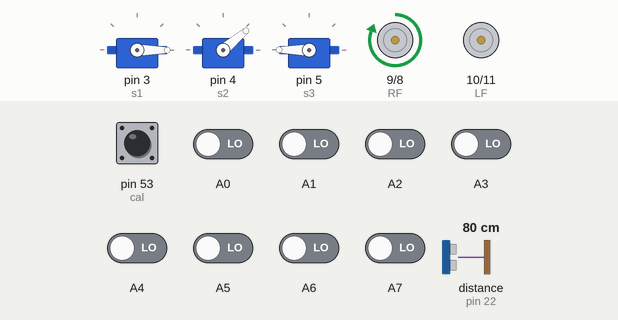
A sketch run on a simulated Arduino Mega 2560, built with avr-gcc and run on an emulated ATmega2560. Shown: 3 × servo, motor-driver pin pairs drawn as motors (green arrow = first pin HIGH = forward, orange = second pin HIGH = backward, longer = more drive). Inputs (shaded band) come from the test bench; at power-on: pin 53 (cal) HIGH, A0–7 LOW, distance to the obstacle (sensor on pin 22) 80 cm. The echo pulse lasts 58.3 µs per cm.

Above: at 16.4 s.
16.5 s: distance to the obstacle (sensor on pin 22) set to 7 cm
At 16.62 s:
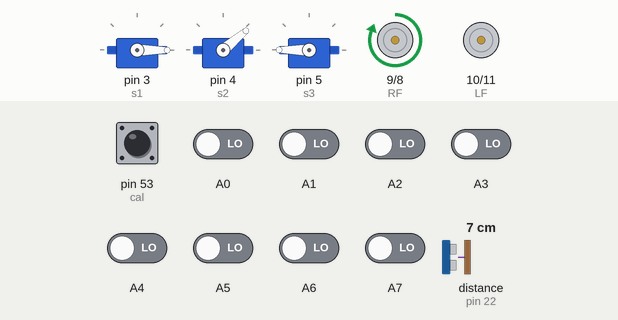
19.5 s: distance to the obstacle (sensor on pin 22) set to 4 cm
At 19.8 s:
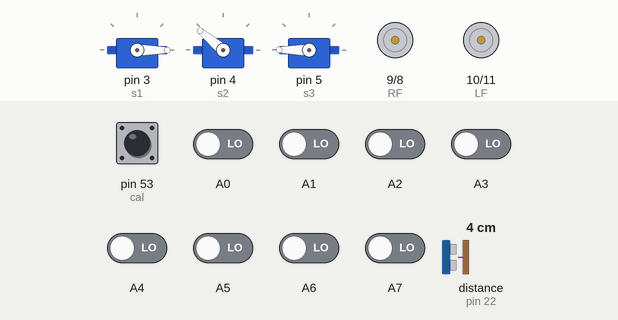
22.5 s: A1 driven HIGH
At 22.66 s:
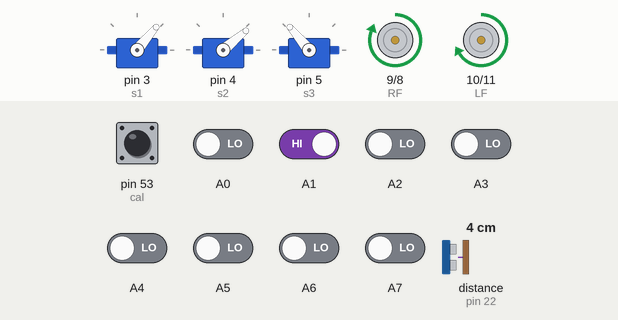
25.5 s: A6 driven HIGH
At 26.0 s:
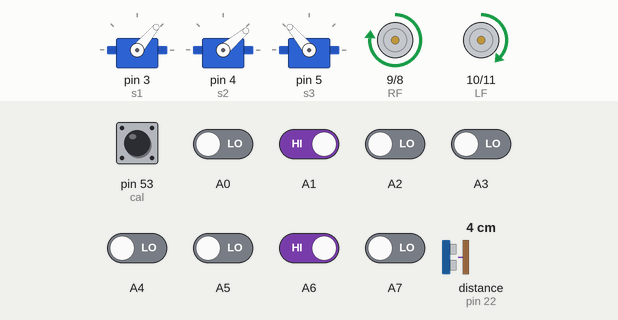
27.0 s: A4 driven HIGH
At 27.89 s:
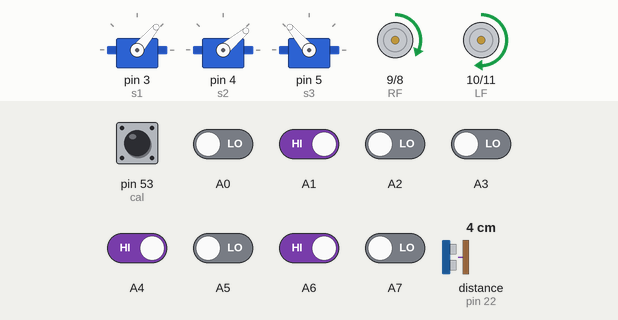
30.0 s: A0 driven HIGH
Timing chart, 0 to 34.0 s (numbered marks = the images above; inputs shaded):
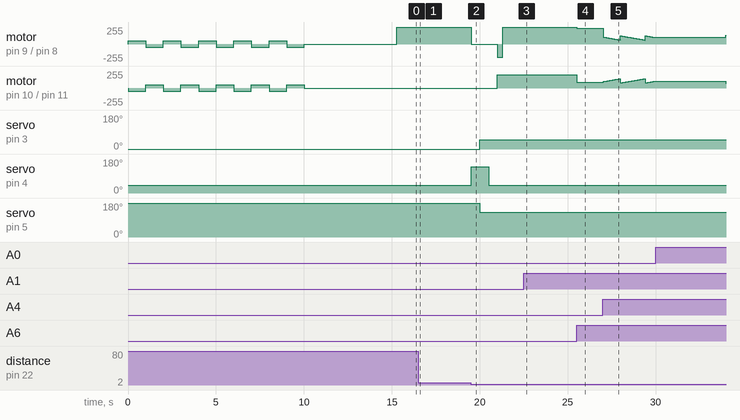

The sketch:

IESL_ROBOGAMES.ino
```cpp
#include <QTRSensors.h>
#include <Servo.h>

Servo s1, s2, s3;

int const RB = 8;
int const RF = 9;
int const LB = 11;
int const LF = 10;
int const cal = 53;

int x = 0;

byte const trigPin = 24;
byte const echoPin = 22;

byte clr = 0;

int lastError = 0;
int error = 0;
//kp 0.02 kd 0.5 max 150 def 80
//kp 0.02 kd 0.7 max 220 def 110
int MAXsp = 255;
long junkdelay = 0;

unsigned int DEFAULTsp = 100;

int integral = 0;
#define KP 0.05
float KD = 0.7;
#define KI 0.001
#define NUM_SENSORS   8     // number of sensors used tharuindu paka
#define TIMEOUT       2500  // waits for 2500 microseconds for sensor outputs to go low
#define EMITTER_PIN   QTR_NO_EMITTER_PIN     // emitter is controlled by digital pin 2 ta ukanda
QTRSensorsRC qtrrc((unsigned char[]) {
  A0, A1, A2, A3, A4, A5, A6, A7
}, NUM_SENSORS, TIMEOUT, QTR_NO_EMITTER_PIN);
unsigned int sensorValues[NUM_SENSORS];


void go(int leftSpeed, int rightSpeed, int MAX = MAXsp);
void line_follow(unsigned int DEFAULT_SPEED = DEFAULTsp, unsigned int MAX = MAXsp);


void setup() {

  s1.attach(3);
  s2.attach(4);
  s3.attach(5);
  s1.write(0);
  s2.write(40);
  s3.write(180);

  pinMode(LF, OUTPUT);
  pinMode(RF, OUTPUT);
  pinMode(LB, OUTPUT);
  pinMode(RB, OUTPUT);
  pinMode(cal, INPUT_PULLUP);
  pinMode(trigPin, OUTPUT);
  pinMode(echoPin, INPUT);
  Serial.begin(9600);
  Calibrate() ;

  while (digitalRead(cal) == 0) {
  }
  delay(200);
  go(0, 0);
  delay(40);
}

void loop() {
  if ((sensorValues[0]) > 700 && (sensorValues[7]) > 700) {
    clr = 1;//black line
  }
  if ((sensorValues[0]) < 700 && (sensorValues[7]) < 700) {
    clr = 0;
  }
  if (D(0) == 1 && D(1) == 1 && D(2) == 1 &&  D(7) == 0) {
    go(-100, 100);
    delay(40);
  }
  if (D(7) == 1 && D(6) == 1 && D(5) == 1 &&  D(0) == 0) {
    go(100, -100);
    if (clr == 0) {
      delay(200);
    } else {
      delay(40);
    }
  }
  if (clr == 0 && dis() < 5 && x == 0) {
    go(0, 0);
    box();
    go(200, -200);
    delay(300);
    x = 1;
  }
  if (clr == 1 && x == 1) {
    if (D(0) == 1 && D(1) == 1 && D(2) == 1 &&  D(3) == 1 && D(4) == 1 && D(5) == 1 &&  D(6) == 6 && D(7) == 1)
      go(0, 0);
      delay(1000);
  }
  line_follow();
}
```

Calibrate.ino
```cpp
void Calibrate() {

  int k = 0;

  for (int i = 0; i < 400; i++)
  {
    k = i / 40;
    if (k % 2 == 0) {
      go(-50, 50);
      qtrrc.calibrate();
    }
    else {
      go(50, -50);
      qtrrc.calibrate();
    }
  }
  go(0, 0);
  delay(5000);
}
```

Digital_Inputs.ino
```cpp
int D(byte n) {
  if (clr == 0) {
    if ((sensorValues[n]) > 700) {
      return 1;
    }
    else {
      return 0;
    }
  }
  if (clr == 1) {
    if ((sensorValues[n]) > 700) {
      return 0;
    }
    else {
      return 1;
    }
  }
}

byte dSum() {
  int sum = 0;
  for (unsigned char i = 0; i < NUM_SENSORS; i++)
  {
    sum += D(i);
  }
  return sum;
}
```

Distance.ino
```cpp
long dis(){
  long duration, distance;
  digitalWrite(trigPin, LOW);
  delayMicroseconds(2);
  digitalWrite(trigPin, HIGH);
  delayMicroseconds(10);
  digitalWrite(trigPin, LOW);
  duration = pulseIn(echoPin, HIGH,2000);
  if (duration==0){
    duration = 2000;
  }
  distance = (duration/2) / 29.1;
  return distance;
}
```

Drive.ino
```cpp
void go(int leftSpeed, int rightSpeed, int MAX) {
//  if (leftSpeed == 0 && rightSpeed == 0) {
//    lineCount = 0;
//    MAXsp = 150;
//    DEFAULTsp = 80;
//    KD = 0.5;
//
//  }

  if (leftSpeed >= 0 && rightSpeed >= 0) {
    if (leftSpeed > MAX) {
      leftSpeed = MAX;
    }
    if (rightSpeed > MAX) {
      rightSpeed = MAX;
    }
    analogWrite(LF, leftSpeed);
    analogWrite(RF, rightSpeed);
    analogWrite(LB, 0);
    analogWrite(RB, 0);
  }
  else if (leftSpeed >= 0 && rightSpeed <= 0) {
    if (leftSpeed > MAX) {
      leftSpeed = MAX;
    }
    if (rightSpeed < - MAX) {
      rightSpeed = -MAX;
    }
    analogWrite(LF, leftSpeed);
    analogWrite(RF, 0);
    analogWrite(LB, 0);
    analogWrite(RB, -rightSpeed);
  }
  else if (leftSpeed <= 0 && rightSpeed >= 0) {
    if (leftSpeed < -MAX) {
      leftSpeed = -MAX;
    }
    if (rightSpeed > MAX) {
      rightSpeed = MAX;
    }
    analogWrite(LF, 0);
    analogWrite(RF, rightSpeed);
    analogWrite(LB, -leftSpeed);
    analogWrite(RB, 0);
  }
  else if (leftSpeed <= 0 && rightSpeed <= 0) {
    if (leftSpeed < -MAX) {
      leftSpeed = -MAX;
    }
    if (rightSpeed < -MAX) {
      rightSpeed = -MAX;
    }
    analogWrite(LF, 0);
    analogWrite(RF, 0);
    analogWrite(LB, -leftSpeed);
    analogWrite(RB, -rightSpeed);
  }

}
```

Line_Follow.ino
```cpp
void line_follow(unsigned int DEFAULT_SPEED, unsigned int MAX) {
//  if (lineCount < 300) {
//    lineCount++;
//  } else {
//    MAXsp = 255;
//    DEFAULTsp = 140;
//    KD = 1;
//  }

  unsigned int position = qtrrc.readLine(sensorValues,QTR_EMITTERS_ON,clr);
  error = position - 3500;
  integral = integral + error;

  int motorSpeed = KP * error + KD * (error - lastError) + KI * integral;
  lastError = error;

  int leftMotorSpeed = DEFAULT_SPEED + motorSpeed;
  int rightMotorSpeed = DEFAULT_SPEED - motorSpeed;
  //  Serial.print(leftMotorSpeed);
  //  Serial.print('\t');
  //  Serial.print(rightMotorSpeed);
  //  Serial.println();
  go(leftMotorSpeed, rightMotorSpeed, MAX);
}

void updateVal() {
  unsigned int position = qtrrc.readLine(sensorValues);
  error = position - 3500;

  int motorSpeed = KP * error + KD * (error - lastError);
  lastError = error;

  int leftMotorSpeed = DEFAULTsp;
  int rightMotorSpeed = DEFAULTsp;
  //  Serial.print(leftMotorSpeed);
  //  Serial.print('\t');
  //  Serial.print(rightMotorSpeed);
  //  Serial.println();
  //go(leftMotorSpeed, rightMotorSpeed);
}
```

Raw_inputs.ino
```cpp
void raw_inputs(){
   qtrrc.read(sensorValues);

  for (unsigned char i = 0; i < NUM_SENSORS; i++)
  {
    Serial.print(sensorValues[i]);
    Serial.print('\t');
  }
  Serial.println();

  delay(250);
}
```

box.ino
```cpp
void box(){
  s2.write(140);
  delay(500);
  s1.write(50);
  s3.write(130);
  delay(500);
  s2.write(40);
  delay(500);
}
```

Measured:
- the behaviour switches between 6 and 5 cm on distance to the obstacle (sensor on pin 22) (found by bisection; images 1 and 2)
- after the input at 16.5 s, motor on pin 9 (RF) / pin 8 (RB): stays forward 255/255 (without the input it goes to forward 253/255 after 3.0 s); motor on pin 10 (LF) / pin 11 (LB): stays stopped (without the input it goes to backward 53/255 after 3.0 s)
- after the input at 19.5 s, motor on pin 9 (RF) / pin 8 (RB): forward 255/255 → stopped at once, → backward 200/255 1.5 s later, → forward 255/255 0.30 s later; motor on pin 10 (LF) / pin 11 (LB): stopped → forward 200/255 after 1.5 s
- after the input at 22.5 s, motor on pin 9 (RF) / pin 8 (RB): stays forward 255/255 (without the input it goes to forward 244/255 after 3.0 s); motor on pin 10 (LF) / pin 11 (LB): stays forward 200/255 (without the input it goes to backward 44/255 after 3.0 s)
- after the input at 25.5 s, motor on pin 9 (RF) / pin 8 (RB): forward 255/255 → forward 238/255 at once; motor on pin 10 (LF) / pin 11 (LB): forward 200/255 → forward 87/255 at once
- after the input at 27.0 s, motor on pin 9 (RF) / pin 8 (RB): ramps from forward 124/255 to forward 60/255 and jumps back, once every 1.4 s; motor on pin 10 (LF) / pin 11 (LB): ramps from forward 76/255 to forward 140/255 and jumps back, once every 1.4 s
